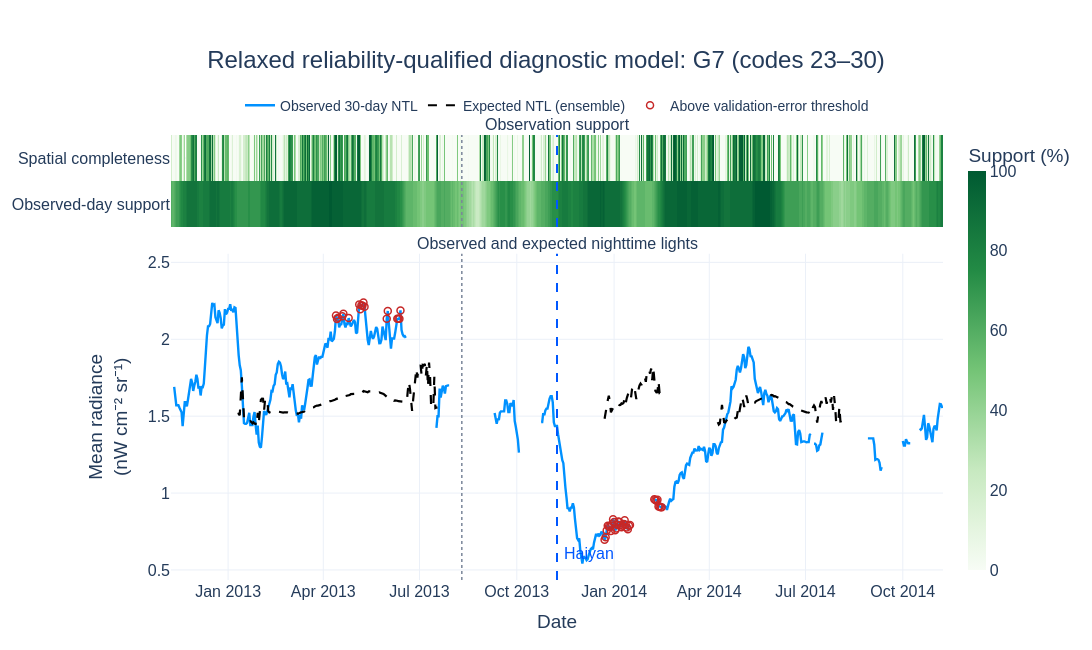

The code cell stored with this chart in its notebook:
### Code cell
# ------------------------------------------------------------
# G7 RELAXED DIAGNOSTIC MODEL WITH OBSERVABILITY
# ------------------------------------------------------------

fig_g7_forecast = plot_forecast_anomaly(
    result=rq_results[g7_label],
    title=(
        "Relaxed reliability-qualified diagnostic model: "
        f"{g7_label}"
    ),
    support_rows=[
        {
            "label": "Observed-day support",
            "column": "temporal_support_pct",
        },
        {
            "label": "Spatial completeness",
            "column": "spatial_completeness_pct",
        },
    ],
)

fig_g7_forecast.show()

### Figure 1 — Plotly figure (JSON) as saved in the notebook; plotly's stock layout.template omitted (floating-point values rounded to 4 significant figures; data arrays with more than 128 entries replaced by an {"elided": "..."} marker saying what was removed)
{"data": [{"coloraxis": "coloraxis", "hoverongaps": false, "type": "heatmap", "x": {"elided": "1025 str values"}, "xaxis": "x", "y": ["Observed-day support", "Spatial completeness"], "yaxis": "y", "z": {"elided": "2x1025 float values"}, "zsmooth": false}, {"connectgaps": false, "line": {"color": "#0091FF", "width": 2.4}, "mode": "lines", "name": "Observed 30-day NTL", "type": "scatter", "x": {"elided": "1025 str values"}, "xaxis": "x2", "y": {"elided": "1025 float values"}, "yaxis": "y2"}, {"connectgaps": false, "line": {"color": "#000000", "dash": "dash", "width": 2.2}, "mode": "lines", "name": "Expected NTL (ensemble)", "type": "scatter", "x": {"elided": "1025 str values"}, "xaxis": "x2", "y": {"elided": "1025 float values"}, "yaxis": "y2"}, {"customdata": {"elided": "51x3 float values"}, "hovertemplate": "%{x|%d %b %Y}<br>Observed: %{y:.3f}<br>Residual: %{customdata[0]:.3f}<br>Model agreement: %{customdata[1]:.0f}%<br>Out-of-range input: %{customdata[2]:.1f}%<extra></extra>", "marker": {"color": "#C62828", "line": {"width": 1.5}, "size": 7, "symbol": "circle-open"}, "mode": "markers", "name": "Above validation-error threshold", "type": "scatter", "x": ["2013-04-13T00:00:00.000000", "2013-04-14T00:00:00.000000", "2013-04-15T00:00:00.000000", "2013-04-19T00:00:00.000000", "2013-04-20T00:00:00.000000", "2013-04-25T00:00:00.000000", "2013-05-05T00:00:00.000000", "2013-05-06T00:00:00.000000", "2013-05-07T00:00:00.000000", "2013-05-08T00:00:00.000000", "2013-05-09T00:00:00.000000", "2013-05-10T00:00:00.000000", "2013-05-31T00:00:00.000000", "2013-06-01T00:00:00.000000", "2013-06-10T00:00:00.000000", "2013-06-11T00:00:00.000000", "2013-06-12T00:00:00.000000", "2013-06-13T00:00:00.000000", "2013-12-23T00:00:00.000000", "2013-12-24T00:00:00.000000", "2013-12-25T00:00:00.000000", "2013-12-26T00:00:00.000000", "2013-12-27T00:00:00.000000", "2013-12-28T00:00:00.000000", "2013-12-29T00:00:00.000000", "2013-12-30T00:00:00.000000", "2013-12-31T00:00:00.000000", "2014-01-01T00:00:00.000000", "2014-01-02T00:00:00.000000", "2014-01-03T00:00:00.000000", "2014-01-04T00:00:00.000000", "2014-01-05T00:00:00.000000", "2014-01-06T00:00:00.000000", "2014-01-07T00:00:00.000000", "2014-01-08T00:00:00.000000", "2014-01-09T00:00:00.000000", "2014-01-10T00:00:00.000000", "2014-01-11T00:00:00.000000", "2014-01-12T00:00:00.000000", "2014-01-13T00:00:00.000000", "2014-01-14T00:00:00.000000", "2014-01-15T00:00:00.000000", "2014-01-16T00:00:00.000000", "2014-02-08T00:00:00.000000", "2014-02-09T00:00:00.000000", "2014-02-10T00:00:00.000000", "2014-02-11T00:00:00.000000", "2014-02-12T00:00:00.000000", "2014-02-13T00:00:00.000000", "2014-02-14T00:00:00.000000", "2014-02-15T00:00:00.000000"], "xaxis": "x2", "y": [2.155, 2.133, 2.139, 2.15, 2.165, 2.138, 2.226, 2.196, 2.221, 2.217, 2.24, 2.212, 2.134, 2.184, 2.133, 2.133, 2.133, 2.188, 0.6972, 0.7123, 0.7566, 0.7875, 0.783, 0.7776, 0.7534, 0.7979, 0.8301, 0.8115, 0.7575, 0.77, 0.7928, 0.8145, 0.8116, 0.7926, 0.7784, 0.7879, 0.7996, 0.8234, 0.7947, 0.7769, 0.7641, 0.7882, 0.7931, 0.9602, 0.9556, 0.9502, 0.9567, 0.9132, 0.9132, 0.9084, 0.9077], "yaxis": "y2"}], "layout": {"annotations": [{"font": {"size": 16}, "showarrow": false, "text": "Observation support", "x": 0.5, "xanchor": "center", "xref": "paper", "y": 1.0, "yanchor": "bottom", "yref": "paper"}, {"font": {"size": 16}, "showarrow": false, "text": "Observed and expected nighttime lights", "x": 0.5, "xanchor": "center", "xref": "paper", "y": 0.7332, "yanchor": "bottom", "yref": "paper"}, {"font": {"color": "#0057FF", "size": 16}, "showarrow": false, "text": "Haiyan", "x": "2013-11-13T00:00:00", "xanchor": "left", "xref": "x2", "y": 0.05, "yref": "y2 domain"}], "coloraxis": {"cmax": 100, "cmin": 0, "colorbar": {"thickness": 18, "title": {"text": "Support (%)"}}, "colorscale": [[0, "#F7FCF5"], [0.1, "#E5F5E0"], [0.25, "#C7E9C0"], [0.5, "#74C476"], [0.75, "#238B45"], [1, "#005A32"]]}, "font": {"color": "#243B5A", "family": "Arial", "size": 16}, "height": 650, "hovermode": "x unified", "legend": {"font": {"size": 14}, "orientation": "h", "x": 0.5, "xanchor": "center", "y": 1.03, "yanchor": "bottom"}, "margin": {"b": 70, "l": 105, "r": 95, "t": 135}, "paper_bgcolor": "rgba(0,0,0,0)", "plot_bgcolor": "white", "shapes": [{"line": {"color": "#0057FF", "dash": "dash", "width": 2}, "type": "line", "x0": "2013-11-08T00:00:00", "x1": "2013-11-08T00:00:00", "xref": "x", "y0": 0, "y1": 1, "yref": "y domain"}, {"line": {"color": "#7A869A", "dash": "dot", "width": 1.5}, "type": "line", "x0": "2013-08-10T00:00:00", "x1": "2013-08-10T00:00:00", "xref": "x", "y0": 0, "y1": 1, "yref": "y domain"}, {"line": {"color": "#0057FF", "dash": "dash", "width": 2}, "type": "line", "x0": "2013-11-08T00:00:00", "x1": "2013-11-08T00:00:00", "xref": "x2", "y0": 0, "y1": 1, "yref": "y2 domain"}, {"line": {"color": "#7A869A", "dash": "dot", "width": 1.5}, "type": "line", "x0": "2013-08-10T00:00:00", "x1": "2013-08-10T00:00:00", "xref": "x2", "y0": 0, "y1": 1, "yref": "y2 domain"}], "title": {"font": {"size": 24}, "text": "Relaxed reliability-qualified diagnostic model: G7 (codes 23–30)", "x": 0.5, "xanchor": "center"}, "width": 1200, "xaxis": {"anchor": "y", "domain": [0, 1], "matches": "x2", "showticklabels": false}, "xaxis2": {"anchor": "y2", "domain": [0, 1], "range": ["2012-11-08T00:00:00", "2014-11-08T00:00:00"], "title": {"text": "Date"}}, "yaxis": {"anchor": "x", "domain": [0.7932, 1.0]}, "yaxis2": {"anchor": "x2", "domain": [0, 0.7332], "title": {"text": "Mean radiance<br>(nW cm⁻² sr⁻¹)"}}}}
